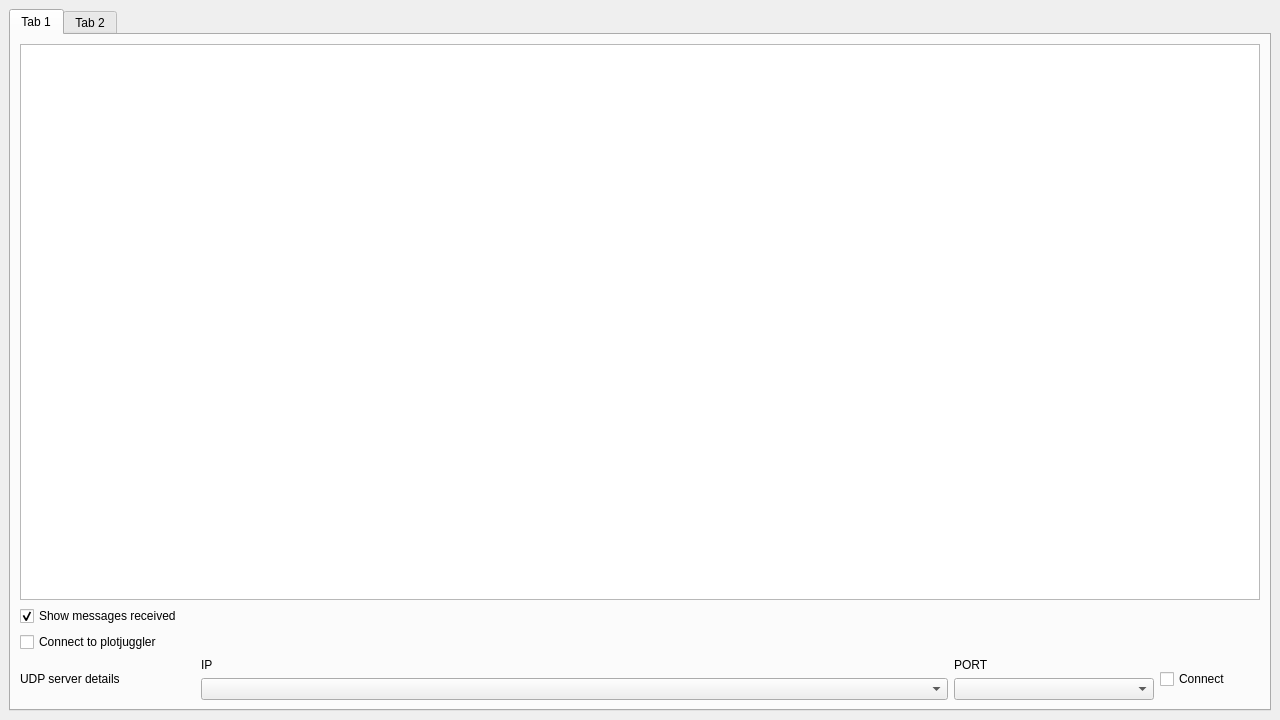
<?xml version="1.0" encoding="UTF-8"?>
<ui version="4.0">
 <class>SCDTR_Interface</class>
 <widget class="QMainWindow" name="SCDTR_Interface">
  <property name="geometry">
   <rect>
    <x>0</x>
    <y>0</y>
    <width>1280</width>
    <height>720</height>
   </rect>
  </property>
  <property name="minimumSize">
   <size>
    <width>1280</width>
    <height>720</height>
   </size>
  </property>
  <property name="windowTitle">
   <string>SCDTR_Interface</string>
  </property>
  <widget class="QWidget" name="centralwidget">
   <property name="minimumSize">
    <size>
     <width>1280</width>
     <height>720</height>
    </size>
   </property>
   <property name="maximumSize">
    <size>
     <width>800</width>
     <height>16777215</height>
    </size>
   </property>
   <layout class="QVBoxLayout" name="verticalLayout">
    <item>
     <layout class="QHBoxLayout" name="horizontalLayout">
      <item>
       <widget class="QTabWidget" name="tabWidget">
        <property name="currentIndex">
         <number>0</number>
        </property>
        <widget class="QWidget" name="console_tab">
         <attribute name="title">
          <string>Tab 1</string>
         </attribute>
         <layout class="QGridLayout" name="gridLayout_3">
          <item row="3" column="0">
           <widget class="QCheckBox" name="plotjuggler_check_box">
            <property name="text">
             <string>Connect to plotjuggler</string>
            </property>
           </widget>
          </item>
          <item row="2" column="0">
           <widget class="QCheckBox" name="messages_check_box">
            <property name="text">
             <string>Show messages received</string>
            </property>
            <property name="checked">
             <bool>true</bool>
            </property>
            <property name="tristate">
             <bool>false</bool>
            </property>
           </widget>
          </item>
          <item row="1" column="0">
           <widget class="QTextEdit" name="console"/>
          </item>
          <item row="5" column="0">
           <layout class="QHBoxLayout" name="horizontalLayout_2">
            <property name="bottomMargin">
             <number>0</number>
            </property>
            <item>
             <widget class="QLabel" name="serial_port_labe">
              <property name="maximumSize">
               <size>
                <width>175</width>
                <height>16777215</height>
               </size>
              </property>
              <property name="text">
               <string>UDP server details</string>
              </property>
             </widget>
            </item>
            <item>
             <layout class="QGridLayout" name="gridLayout_4">
              <item row="1" column="0">
               <widget class="QComboBox" name="udp_server_ip_combo"/>
              </item>
              <item row="1" column="1">
               <widget class="QComboBox" name="udp_server_port_combo">
                <property name="maximumSize">
                 <size>
                  <width>200</width>
                  <height>16777215</height>
                 </size>
                </property>
               </widget>
              </item>
              <item row="0" column="0">
               <widget class="QLabel" name="udp_server_ip_label">
                <property name="text">
                 <string>IP</string>
                </property>
               </widget>
              </item>
              <item row="0" column="1">
               <widget class="QLabel" name="udp_server_port">
                <property name="text">
                 <string>PORT</string>
                </property>
               </widget>
              </item>
             </layout>
            </item>
            <item>
             <widget class="QCheckBox" name="udp_server_connect">
              <property name="maximumSize">
               <size>
                <width>100</width>
                <height>16777215</height>
               </size>
              </property>
              <property name="text">
               <string>Connect</string>
              </property>
             </widget>
            </item>
           </layout>
          </item>
         </layout>
        </widget>
        <widget class="QWidget" name="Request_tab">
         <attribute name="title">
          <string>Tab 2</string>
         </attribute>
         <layout class="QGridLayout" name="gridLayout">
          <item row="5" column="0">
           <widget class="QPlainTextEdit" name="command_out"/>
          </item>
          <item row="4" column="0">
           <layout class="QGridLayout" name="gridLayout_2">
            <property name="bottomMargin">
             <number>0</number>
            </property>
            <item row="0" column="0">
             <widget class="QLabel" name="luminaire_label">
              <property name="text">
               <string>Desired luminaire</string>
              </property>
             </widget>
            </item>
            <item row="1" column="1">
             <widget class="QLineEdit" name="extra_arg_line_edit"/>
            </item>
            <item row="0" column="1">
             <widget class="QLabel" name="extra_arg_labels">
              <property name="text">
               <string>Extra arg (when applicable)</string>
              </property>
             </widget>
            </item>
            <item row="1" column="0">
             <widget class="QLineEdit" name="luminaire_line_edit"/>
            </item>
           </layout>
          </item>
          <item row="1" column="0">
           <widget class="QComboBox" name="command_in"/>
          </item>
          <item row="0" column="0">
           <widget class="QLabel" name="label">
            <property name="text">
             <string>Commands to send:</string>
            </property>
           </widget>
          </item>
          <item row="2" column="0">
           <widget class="QLabel" name="comment_label">
            <property name="text">
             <string/>
            </property>
           </widget>
          </item>
          <item row="1" column="1">
           <widget class="QPushButton" name="send_cmd">
            <property name="text">
             <string>send_cmd</string>
            </property>
           </widget>
          </item>
         </layout>
        </widget>
       </widget>
      </item>
     </layout>
    </item>
   </layout>
  </widget>
 </widget>
 <resources/>
 <connections/>
</ui>
